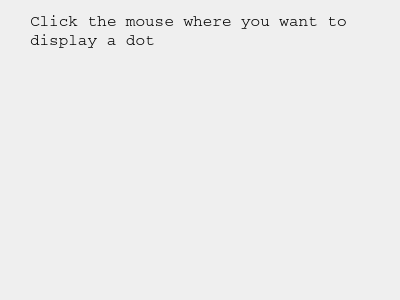
<?xml version="1.0" encoding="UTF-8"?>
<ui version="4.0">
 <class>Dialog</class>
 <widget class="QDialog" name="Dialog">
  <property name="geometry">
   <rect>
    <x>0</x>
    <y>0</y>
    <width>400</width>
    <height>300</height>
   </rect>
  </property>
  <property name="windowTitle">
   <string>Dialog</string>
  </property>
  <widget class="QLabel" name="label">
   <property name="geometry">
    <rect>
     <x>30</x>
     <y>10</y>
     <width>341</width>
     <height>41</height>
    </rect>
   </property>
   <property name="font">
    <font>
     <family>Courier</family>
     <pointsize>12</pointsize>
    </font>
   </property>
   <property name="text">
    <string>Click the mouse where you want to 
display a dot</string>
   </property>
  </widget>
 </widget>
 <resources/>
 <connections/>
</ui>
